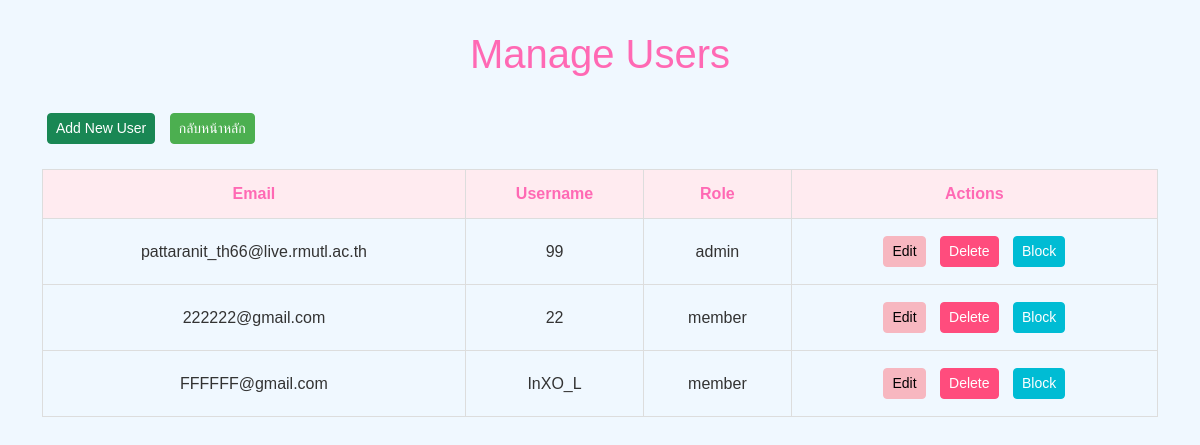
The app's page /admin_users.php (signed in) with its own data.
### tables this page shows
CREATE TABLE `users` (
  `user_id` int(11) NOT NULL,
  `username` varchar(50) NOT NULL,
  `password` varchar(255) NOT NULL,
  `email` varchar(100) NOT NULL,
  `profile_image` varchar(255) DEFAULT 'default.png',
  `created_at` datetime DEFAULT current_timestamp(),
  `role` enum('admin','member') DEFAULT 'member',
  `status` varchar(20) DEFAULT 'active'
);

### admin_users.php (the view, shortened to what this page needs)
<?php
include('db_connect.php');
$sql = "SELECT user_id, email, username, role FROM users";
$result = mysqli_query($conn, $sql);
?>
<!DOCTYPE html>
<html lang="th">
<head>
    <link href="https://cdn.jsdelivr.net/npm/bootstrap@5.3.0-alpha1/dist/css/bootstrap.min.css" rel="stylesheet">
</head>
<body>
    <div class="container">
        <h1>Manage Users</h1>
        <a href="add_user.php" class="btn btn-success btn-sm">Add New User</a>
        <a href="index.php" class="btn btn-back btn-sm">กลับหน้าหลัก</a>
        <table>
            <tr>
                <th>Email</th>
                <th>Username</th>
                <th>Role</th>
                <th>Actions</th>
            </tr>
            <?php while ($user = mysqli_fetch_assoc($result)): ?>
            <tr>
                <td><?php echo htmlspecialchars($user['email']); ?></td>
                <td><?php echo htmlspecialchars($user['username']); ?></td>
                <td><?php echo htmlspecialchars($user['role']); ?></td>
                <td>
                    <a href="edit_user.php?id=<?php echo $user['user_id']; ?>" class="btn btn-warning btn-sm">Edit</a>
                    <a href="delete_user.php?id=<?php echo $user['user_id']; ?>" class="btn btn-danger btn-sm" onclick="return confirm('Are you sure you want to delete this user?')">Delete</a>
                    <a href="block_user.php?id=<?php echo $user['user_id']; ?>" class="btn btn-secondary btn-sm" onclick="return confirm('Are you sure you want to block this user?')">Block</a>
                </td>
            </tr>
            <?php endwhile; ?>
        </table>
    </div>
</body>
</html>

### admin_users.php (style rules this page uses)
body { background-color: #f0f8ff; font-family: 'Arial', sans-serif; color: #333; }
.container { margin-top: 30px; }
h1 { color: #ff69b4; text-align: center; margin-bottom: 30px; }
table { width: 100%; margin-top: 20px; border-collapse: collapse; }
table, th, td { border: 1px solid #ddd; }
th, td { padding: 12px 15px; text-align: center; }
th { background-color: #ffebf0; color: #ff69b4; }
.btn { margin: 5px; }
.btn-warning { background-color: #f7b7c0; border-color: #f7b7c0; }
.btn-danger { background-color: #ff4c7d; border-color: #ff4c7d; }
.btn-secondary { background-color: #00bcd4; border-color: #00bcd4; }
.btn-back { background-color: #4caf50; border-color: #4caf50; color: white; }

### records on screen
users: email "pattaranit_th66@live.rmutl.ac.th", username "99", role "admin"
users: email "222222@gmail.com", username "22", role "member"
users: email "FFFFFF@gmail.com", username "InXO_L", role "member"
